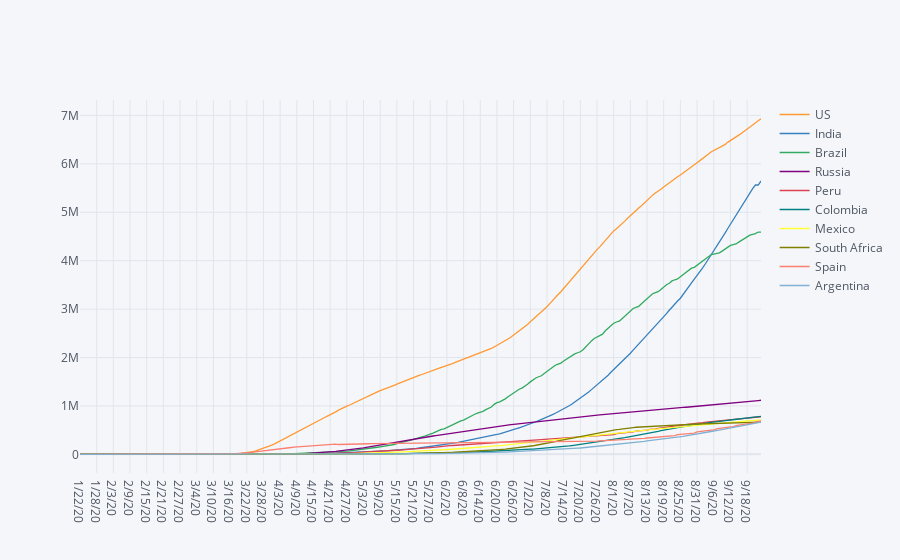

Notebook code for this chart:
### Code cell
top_ten.transpose().iplot()

### Figure 1 — Plotly figure (JSON) as saved in the notebook; plotly's stock layout.template omitted (floating-point values rounded to 4 significant figures; data arrays with more than 128 entries replaced by an {"elided": "..."} marker saying what was removed)
{"data": [{"line": {"color": "rgba(255, 153, 51, 1.0)", "dash": "solid", "shape": "linear", "width": 1.3}, "mode": "lines", "name": "US", "text": "", "type": "scatter", "x": {"elided": "246 str values"}, "y": {"elided": "246 int values"}}, {"line": {"color": "rgba(55, 128, 191, 1.0)", "dash": "solid", "shape": "linear", "width": 1.3}, "mode": "lines", "name": "India", "text": "", "type": "scatter", "x": {"elided": "246 str values"}, "y": {"elided": "246 int values"}}, {"line": {"color": "rgba(50, 171, 96, 1.0)", "dash": "solid", "shape": "linear", "width": 1.3}, "mode": "lines", "name": "Brazil", "text": "", "type": "scatter", "x": {"elided": "246 str values"}, "y": {"elided": "246 int values"}}, {"line": {"color": "rgba(128, 0, 128, 1.0)", "dash": "solid", "shape": "linear", "width": 1.3}, "mode": "lines", "name": "Russia", "text": "", "type": "scatter", "x": {"elided": "246 str values"}, "y": {"elided": "246 int values"}}, {"line": {"color": "rgba(219, 64, 82, 1.0)", "dash": "solid", "shape": "linear", "width": 1.3}, "mode": "lines", "name": "Peru", "text": "", "type": "scatter", "x": {"elided": "246 str values"}, "y": {"elided": "246 int values"}}, {"line": {"color": "rgba(0, 128, 128, 1.0)", "dash": "solid", "shape": "linear", "width": 1.3}, "mode": "lines", "name": "Colombia", "text": "", "type": "scatter", "x": {"elided": "246 str values"}, "y": {"elided": "246 int values"}}, {"line": {"color": "rgba(255, 255, 51, 1.0)", "dash": "solid", "shape": "linear", "width": 1.3}, "mode": "lines", "name": "Mexico", "text": "", "type": "scatter", "x": {"elided": "246 str values"}, "y": {"elided": "246 int values"}}, {"line": {"color": "rgba(128, 128, 0, 1.0)", "dash": "solid", "shape": "linear", "width": 1.3}, "mode": "lines", "name": "South Africa", "text": "", "type": "scatter", "x": {"elided": "246 str values"}, "y": {"elided": "246 int values"}}, {"line": {"color": "rgba(251, 128, 114, 1.0)", "dash": "solid", "shape": "linear", "width": 1.3}, "mode": "lines", "name": "Spain", "text": "", "type": "scatter", "x": {"elided": "246 str values"}, "y": {"elided": "246 int values"}}, {"line": {"color": "rgba(128, 177, 211, 1.0)", "dash": "solid", "shape": "linear", "width": 1.3}, "mode": "lines", "name": "Argentina", "text": "", "type": "scatter", "x": {"elided": "246 str values"}, "y": {"elided": "246 int values"}}], "layout": {"legend": {"bgcolor": "#F5F6F9", "font": {"color": "#4D5663"}}, "paper_bgcolor": "#F5F6F9", "plot_bgcolor": "#F5F6F9", "title": {"font": {"color": "#4D5663"}}, "xaxis": {"gridcolor": "#E1E5ED", "showgrid": true, "tickfont": {"color": "#4D5663"}, "title": {"font": {"color": "#4D5663"}, "text": ""}, "zerolinecolor": "#E1E5ED"}, "yaxis": {"gridcolor": "#E1E5ED", "showgrid": true, "tickfont": {"color": "#4D5663"}, "title": {"font": {"color": "#4D5663"}, "text": ""}, "zerolinecolor": "#E1E5ED"}}}
